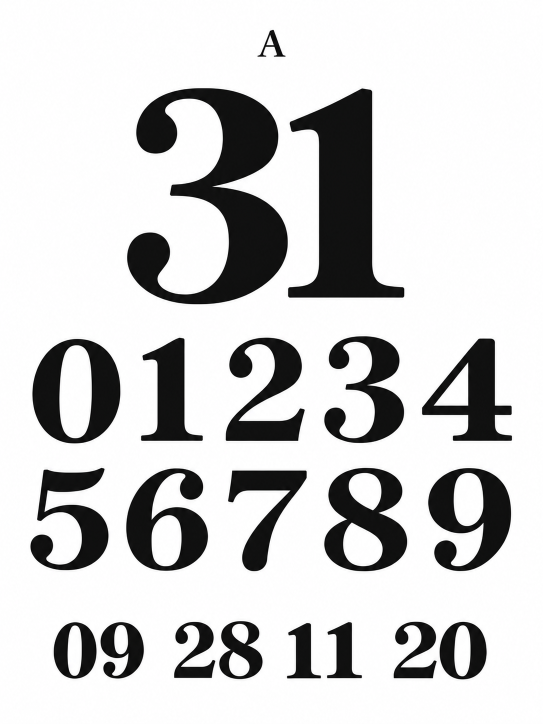
#> input picture docs/design/date-digits/a-editorial-serif.png, 1086 x 1448 px (shown at 1/2 size)
$ python -i digit_font.py   (imports and definitions only)
#> lines starting #> are read from the running program, lines starting #| are printed output that depends on the picture; after the words box and inside, x2 and y2 are one past the last pixel; in counts of white or black regions, pixels touching at a corner belong together
"""Shared offline source extraction, rasterization and lossless digit codecs."""
from itertools import groupby
from pathlib import Path
from PIL import Image

ROOT = Path(__file__).resolve().parent.parent
SOURCES = [
    ("a-editorial-serif.png", ((666, 900), (930, 1158))),
    ("b-rounded-geometric.png", ((698, 949), (977, 1209))),
    ("c-ink-calligraphic.png", ((642, 920), (954, 1210))),
    ("d-polka-dots.png", None), ("e-art-deco.png", None),
]
CODECS = ("raw", "rle", "xor_rle", "column_rle")

def source_glyphs():
    result = []
    for style, (name, bands) in enumerate(SOURCES):
        source = Image.open(ROOT / "docs/design/date-digits" / name).convert("L")
        bands = bands or ((0, source.height // 2), (source.height // 2, source.height))
#> bands = ((666, 900), (930, 1158))
        for top, bottom in bands:
            if style < 3:
                band = source.crop((0, top, source.width, bottom)).point(lambda p: 255 if p < 100 else 0)
                occupied = [band.crop((x, 0, x + 1, band.height)).getbbox() is not None for x in range(source.width)]
                columns, cursor = [], 0
                for on, group in groupby(occupied):
                    length = sum(1 for _ in group)
                    if on:
                        columns.append((cursor, cursor + length))
                    cursor += length
                if len(columns) != 5:
                    raise ValueError(f"Expected five numerals in {name}: {columns}")
            else:
                columns = [(round(i * source.width / 5), round((i + 1) * source.width / 5)) for i in range(5)]
            for left, right in columns:
                cell = source.crop((left, top, right, bottom))
                box = cell.point(lambda p: 255 if p < 100 else 0).getbbox()
                if box is None:
                    raise ValueError(f"Empty glyph: {name}")
                result.append(cell.crop(box))
#> this loop made 2 passes
#> pass 1, in source_glyphs, `band = source.crop((0, top, source.width, bottom)).point(lambda p: 255..`:
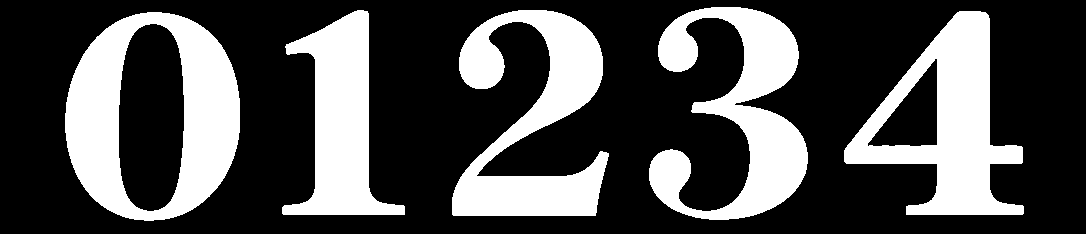
#> band: PIL image 1086x234 L; 30.4% white; 5 white regions, box (x1, y1, x2, y2) and area: (65, 12, 240, 221) 18926, (452, 10, 609, 216) 15606, (844, 11, 1024, 215) 15546, (649, 7, 808, 220) 15298, (282, 10, 405, 215) 11935
#> pass 2, in source_glyphs, `band = source.crop((0, top, source.width, bottom)).point(lambda p: 255..`:
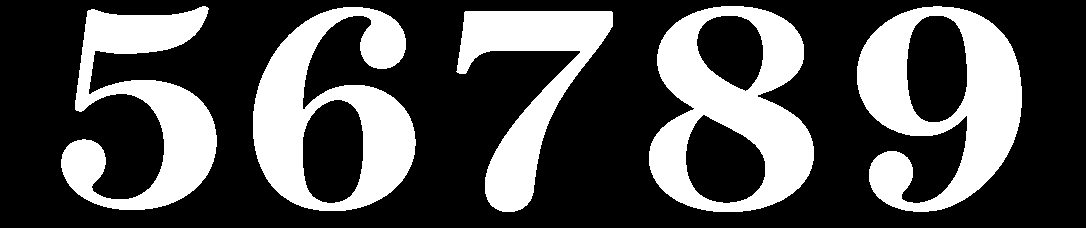
#> band: PIL image 1086x228 L; 31.5% white; 5 white regions, box (x1, y1, x2, y2) and area: (649, 6, 814, 212) 17623, (857, 6, 1022, 212) 17373, (253, 7, 416, 211) 16898, (61, 6, 217, 210) 14463, (456, 11, 613, 212) 11731
#> after the loop:
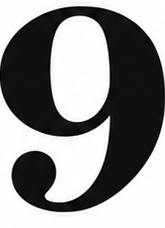
#> cell: PIL image 165x228 L; min 0, max 255, mean 142.2
#> after the loop, result = 10 items
#> pass 2 of the loop in source_glyphs, `for style, (name, bands) in enumerate(SOURCES):`:
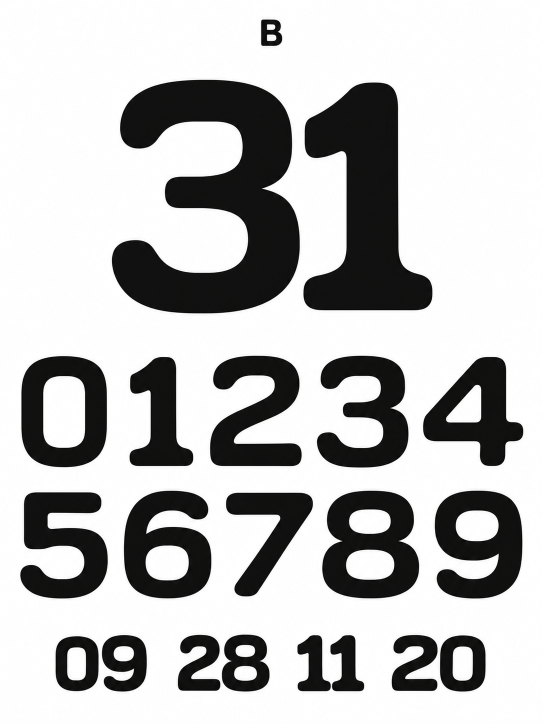
#> input picture docs/design/date-digits/b-rounded-geometric.png, 1086 x 1448 px (shown at 1/2 size)
#> the loop in source_glyphs, `for top, bottom in bands:` made 2 passes
#> pass 1, in source_glyphs, `band = source.crop((0, top, source.width, bottom)).point(lambda p: 255..`:
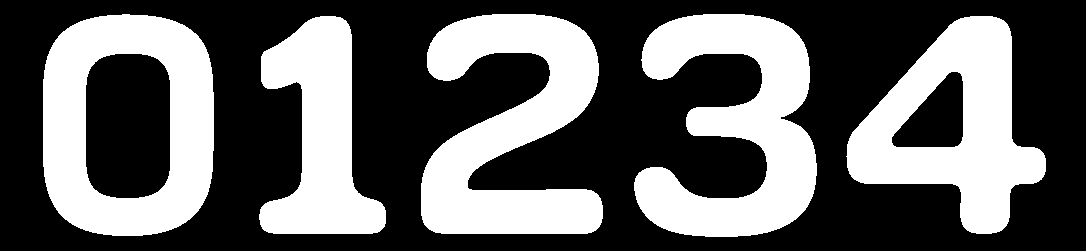
#> band: PIL image 1086x251 L; 38.3% white; 5 white regions, box (x1, y1, x2, y2) and area: (421, 14, 603, 234) 23183, (43, 14, 214, 236) 22559, (634, 14, 817, 237) 22541, (846, 16, 1046, 234) 20889, (259, 16, 386, 234) 15326
#> after the loop in source_glyphs, `for top, bottom in bands:`:
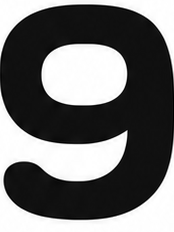
#> cell: PIL image 174x232 L; min 0, max 255, mean 109.8
#> after the loop in source_glyphs, `for top, bottom in bands:`: result = 20 items
#> pass 3 of the loop in source_glyphs, `for style, (name, bands) in enumerate(SOURCES):`:
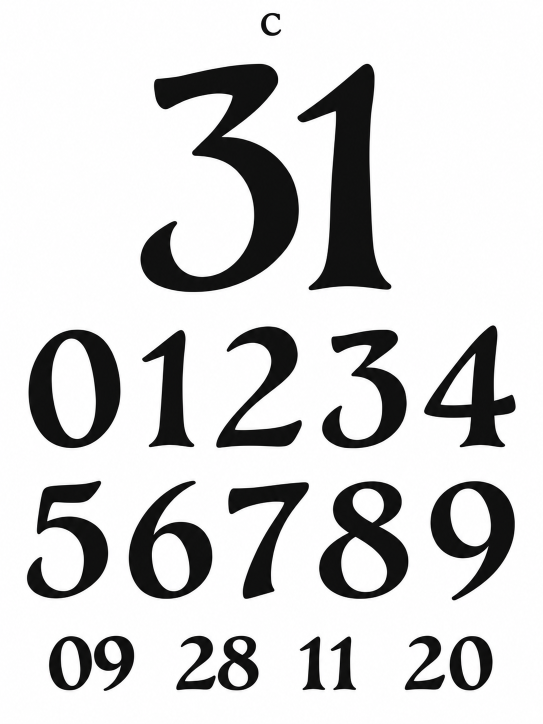
#> input picture docs/design/date-digits/c-ink-calligraphic.png, 1086 x 1448 px (shown at 1/2 size)
#> the loop in source_glyphs, `for top, bottom in bands:` made 2 passes
#> pass 1, in source_glyphs, `band = source.crop((0, top, source.width, bottom)).point(lambda p: 255..`:
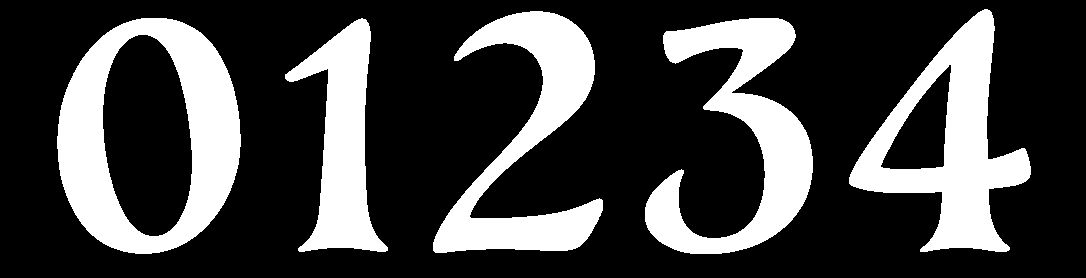
#> band: PIL image 1086x278 L; 26.2% white; 5 white regions, box (x1, y1, x2, y2) and area: (57, 18, 241, 254) 20546, (849, 9, 1031, 252) 16722, (645, 18, 813, 254) 15650, (433, 11, 603, 253) 15170, (285, 18, 388, 252) 10963
#> after the loop in source_glyphs, `for top, bottom in bands:`:
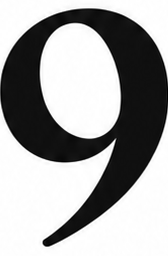
#> cell: PIL image 168x256 L; min 0, max 255, mean 161.5
#> after the loop in source_glyphs, `for top, bottom in bands:`: result = 30 items
#> the loop made 5 passes; the first 3 are shown
    return result

# [11 lines left out: functions rasterize, trim, not called in this run]

def bits_of(image):
    return [int(value == 0) for value in image.convert("L").tobytes()]

def pack(bits):
    return bytes(sum(bit << (7 - i) for i, bit in enumerate(bits[j:j + 8])) for j in range(0, len(bits), 8))

# [82 lines left out: functions runs, encode_codec, decode, choose, tile_pack, tile_unpack, not called in this run]

>>> result = source_glyphs()
